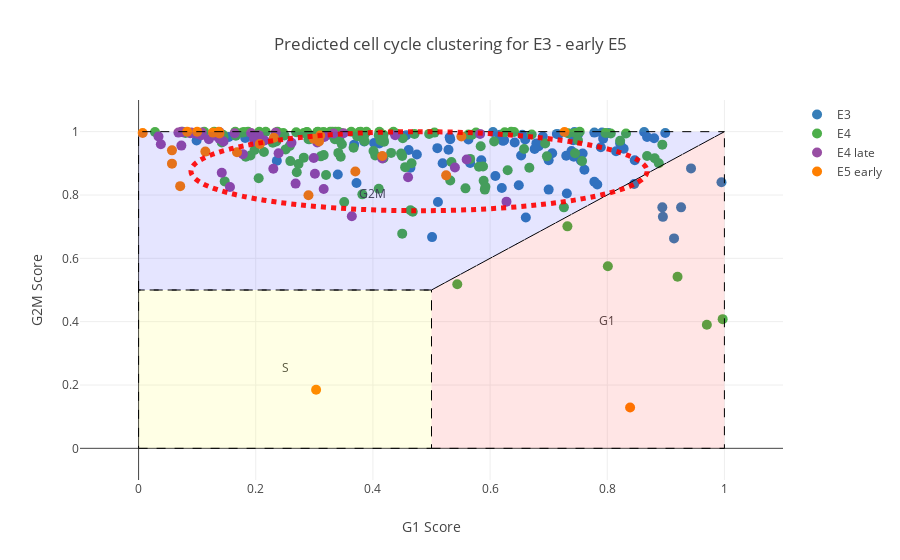

Here is the notebook cell this chart was saved with:
### Code cell
set1 = cl.scales['9']['qual']['Set1']

e3_trace = go.Scatter(
    x = e3_g1,
    y = e3_g2m,
    mode='markers+text',
    marker=dict(
        symbol='circle',
        size=10,
        color=set1[1],
    ),
    name='E3'
)

e4_trace = go.Scatter(
    x = e4_g1,
    y = e4_g2m,
    mode='markers+text',
    marker=dict(
        symbol='circle',
        size=10,
        color=set1[2],
    ),
    name='E4'
)

e4late_trace = go.Scatter(
    x = e4late_g1,
    y = e4late_g2m,
    mode='markers+text',
    marker=dict(
        symbol='circle',
        size=10,
        color=set1[3],
    ),
    name='E4 late'
)


e5early_trace = go.Scatter(
    x = e5early_g1,
    y = e5early_g2m,
    mode='markers+text',
    marker=dict(
        symbol='circle',
        size=10,
        color=set1[4],
    ),
    name='E5 early'
)

e5_trace = go.Scatter(
    x = e5_g1,
    y = e5_g2m,
    mode='markers+text',
    marker=dict(
        symbol='circle',
        size=10,
        color=set1[5],
    ),
    name='E5'
)

e6_trace = go.Scatter(
    x = e6_g1,
    y = e6_g2m,
    mode='markers+text',
    marker=dict(
        symbol='circle',
        size=10,
        color=set1[6],
    ),
    name='E6'
)


e7_trace = go.Scatter(
    x = e7_g1,
    y = e7_g2m,
    mode='markers+text',
    marker=dict(
        symbol='circle',
        size=10,
        color=set1[7],
    ),
    name='E7'
)


lbls = go.Scatter(
    x=[0.8, 0.4, 0.25],
    y=[0.4, 0.8, 0.25],
    text=['G1',
          'G2M',
          'S'],
    mode='text',
    showlegend=False,
    hoverinfo='none'
)

data = [e3_trace, e4_trace, e4late_trace, e5early_trace, lbls]
#e5_trace, e6_trace, e7_trace,

layout = {
    'title': "Predicted cell cycle clustering for E3 - early E5",
    'xaxis': {
        'title': "G1 Score",
        'range': [-0.1, 1.1],
    },
    'yaxis': {
        'title': "G2M Score",
        'range': [-0.1, 1.1]
    },
    'shapes': [
        # G1
        {
            'type': 'path',
            'path': ' M 0.5,0 L1,0 L1,1 L0.5,0.5 Z',
            'fillcolor': 'rgba(255,0,0,0.1)',
            'line': {
                'width': 1,
                'dash': 'dash'
            }
        },
        # S
        {
            'type': 'path',
            'path': ' M 0,0 L0.5,0 L0.5,0.5 L0,0.5 Z',
            'fillcolor': 'rgba(255,255,0,0.1)',
            'line': {
                'width': 1,
                'dash': 'dash'
            }
        },
        # G2M
        {
            'type': 'path',
            'path': ' M 0,0.5 L0,1 L1,1 L0.5,0.5 Z',
            'fillcolor': 'rgba(0,0,255,0.1)',
            'line': {
                'width': 1,
                'dash': 'dash'
            }
        },
        {
            'type': 'circle',
            'xref': 'x',
            'yref': 'y',
            'x0': np.percentile(list(e3_g1) + list(e4_g1) + list(e4late_g1) + list(e5early_g1), 5),
            'y0': np.percentile(list(e3_g2m) + list(e4_g2m) + list(e4late_g2m) + list(e5early_g2m), 5),
            'x1': np.percentile(list(e3_g1) + list(e4_g1) + list(e4late_g1) + list(e5early_g1), 95),
            'y1': np.percentile(list(e3_g2m) + list(e4_g2m) + list(e4late_g2m) + list(e5early_g2m), 95),
            'opacity': 0.9,
            #'fillcolor': 'black',
            'line': {
                'color': 'red',
                'width': 5,
                'dash': 'dot'
            },
        },
        #{
        #    'type': 'circle',
        #    'xref': 'x',
        #    'yref': 'y',
        #    'x0': np.percentile(list(e5_g1) + list(e6_g1) + list(e7_g1), 5),
        #    'y0': np.percentile(list(e5_g2m) + list(e6_g2m) + list(e7_g2m), 5),
        #    'x1': np.percentile(list(e5_g1) + list(e6_g1) + list(e7_g1), 95),
        #    'y1': np.percentile(list(e5_g2m) + list(e6_g2m) + list(e7_g2m), 95),
        #    'opacity': 0.8,
        #    'fillcolor': 'blue',
        #    'line': {
        #        'color': 'black',
        #    },
        #},
    ]
}
fig = {
    'data': data,
    'layout': layout,
}

iplot(fig, image="svg")

### Figure 1 — Plotly figure (JSON) as saved in the notebook; plotly's stock layout.template omitted (floating-point values rounded to 4 significant figures; data arrays with more than 128 entries replaced by an {"elided": "..."} marker saying what was removed)
{"data": [{"marker": {"color": "rgb(55,126,184)", "size": 10, "symbol": "circle"}, "mode": "markers+text", "name": "E3", "type": "scatter", "x": [0.368, 0.501, 0.62, 0.778, 0.457, 0.926, 0.154, 0.529, 0.943, 0.739, 0.182, 0.995, 0.847, 0.236, 0.519, 0.34, 0.51, 0.238, 0.894, 0.099, 0.895, 0.461, 0.73, 0.609, 0.464, 0.683, 0.661, 0.642, 0.706, 0.731, 0.69, 0.617, 0.475, 0.914, 0.585, 0.755, 0.402, 0.511, 0.531, 0.66, 0.741, 0.563, 0.649, 0.899, 0.717, 0.846, 0.793, 0.679, 0.783, 0.7, 0.815, 0.791, 0.828, 0.758, 0.616, 0.778, 0.789, 0.714, 0.88, 0.822, 0.868, 0.802, 0.624, 0.622, 0.676, 0.742, 0.411, 0.761, 0.863, 0.605, 0.75, 0.7, 0.566, 0.372, 0.655, 0.653, 0.744, 0.532, 0.385, 0.743, 0.417], "y": [0.959, 0.667, 0.822, 0.842, 0.989, 0.761, 0.983, 0.943, 0.884, 0.939, 0.98, 0.84, 0.91, 0.908, 0.9, 0.865, 0.948, 0.992, 0.761, 0.972, 0.731, 0.942, 0.924, 0.86, 0.886, 0.954, 0.729, 0.966, 0.932, 0.805, 0.985, 0.99, 0.928, 0.663, 0.91, 0.909, 0.964, 0.778, 0.982, 0.975, 0.928, 0.975, 0.831, 0.996, 0.991, 0.835, 0.978, 0.963, 0.833, 0.817, 0.938, 0.997, 0.946, 0.931, 0.982, 0.997, 0.951, 0.993, 0.979, 0.963, 0.983, 0.996, 0.973, 0.971, 0.945, 0.973, 0.963, 0.88, 0.999, 0.999, 0.991, 0.91, 0.901, 0.838, 0.99, 0.925, 0.999, 0.976, 0.969, 0.921, 0.92]}, {"marker": {"color": "rgb(77,175,74)", "size": 10, "symbol": "circle"}, "mode": "markers+text", "name": "E4", "type": "scatter", "x": {"elided": "142 float values"}, "y": {"elided": "142 float values"}}, {"marker": {"color": "rgb(152,78,163)", "size": 10, "symbol": "circle"}, "mode": "markers+text", "name": "E4 late", "type": "scatter", "x": [0.299, 0.261, 0.318, 0.23, 0.438, 0.268, 0.333, 0.192, 0.075, 0.416, 0.239, 0.628, 0.56, 0.073, 0.12, 0.316, 0.142, 0.101, 0.156, 0.107, 0.301, 0.108, 0.138, 0.583, 0.09, 0.215, 0.364, 0.234, 0.073, 0.068, 0.164, 0.034, 0.305, 0.088, 0.46, 0.197, 0.145, 0.128, 0.094, 0.138, 0.13, 0.35, 0.038, 0.205, 0.198, 0.54, 0.178, 0.317], "y": [0.917, 0.965, 0.986, 0.883, 0.989, 0.836, 0.994, 0.996, 0.998, 0.915, 0.932, 0.779, 0.912, 0.956, 0.976, 0.819, 0.87, 0.993, 0.825, 0.989, 0.867, 0.997, 0.999, 0.993, 0.997, 0.972, 0.733, 0.997, 1, 0.997, 0.995, 0.985, 0.966, 0.995, 0.856, 0.977, 0.969, 0.994, 0.996, 0.978, 0.988, 0.995, 0.96, 0.989, 0.97, 0.887, 0.929, 0.983]}, {"marker": {"color": "rgb(255,127,0)", "size": 10, "symbol": "circle"}, "mode": "markers+text", "name": "E5 early", "type": "scatter", "x": [0.168, 0.057, 0.308, 0.007, 0.071, 0.416, 0.299, 0.207, 0.37, 0.1, 0.138, 0.551, 0.31, 0.057, 0.303, 0.839, 0.083, 0.114, 0.727, 0.231, 0.525, 0.127, 0.137, 0.29], "y": [0.935, 0.941, 0.969, 0.996, 0.828, 0.923, 0.978, 0.961, 0.874, 1, 0.994, 0.985, 0.988, 0.899, 0.185, 0.129, 1, 0.937, 0.999, 0.981, 0.862, 0.997, 1, 0.799]}, {"hoverinfo": "none", "mode": "text", "showlegend": false, "text": ["G1", "G2M", "S"], "type": "scatter", "x": [0.8, 0.4, 0.25], "y": [0.4, 0.8, 0.25]}], "layout": {"shapes": [{"fillcolor": "rgba(255,0,0,0.1)", "line": {"dash": "dash", "width": 1}, "path": " M 0.5,0 L1,0 L1,1 L0.5,0.5 Z", "type": "path"}, {"fillcolor": "rgba(255,255,0,0.1)", "line": {"dash": "dash", "width": 1}, "path": " M 0,0 L0.5,0 L0.5,0.5 L0,0.5 Z", "type": "path"}, {"fillcolor": "rgba(0,0,255,0.1)", "line": {"dash": "dash", "width": 1}, "path": " M 0,0.5 L0,1 L1,1 L0.5,0.5 Z", "type": "path"}, {"line": {"color": "red", "dash": "dot", "width": 5}, "opacity": 0.9, "type": "circle", "x0": 0.0894, "x1": 0.868, "xref": "x", "y0": 0.7505, "y1": 1, "yref": "y"}], "title": "Predicted cell cycle clustering for E3 - early E5", "xaxis": {"range": [-0.1, 1.1], "title": "G1 Score"}, "yaxis": {"range": [-0.1, 1.1], "title": "G2M Score"}}}
